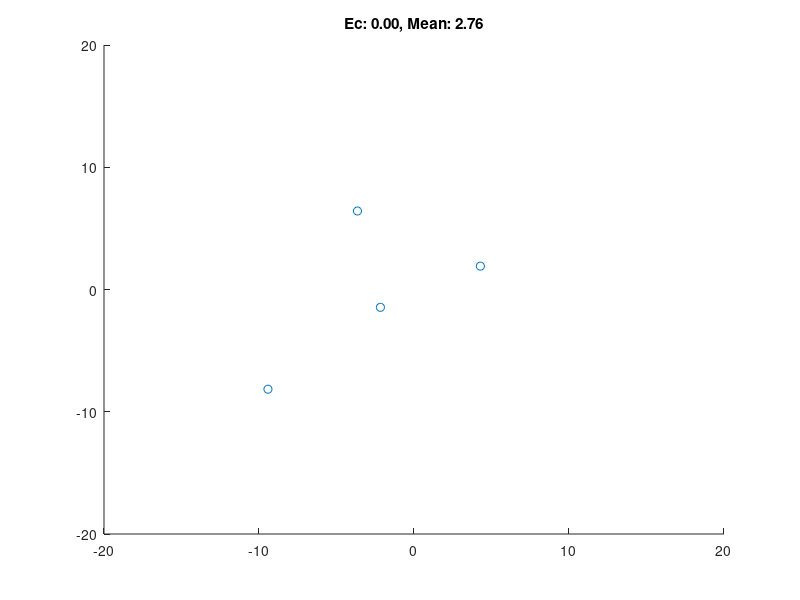

Reproduce this figure in MATLAB. (Note: this script raises an error after producing the figure.)
%% 2D acc
clf
N = 20;
speed = 1;
alpha = 1*speed;
beta = 0.02*speed;

dims = 2;
n_bodies = 4;

P = (rand([n_bodies,dims])-0.5)*2*10;
dP = zeros([n_bodies,dims]);

% P = [10,0;0,-10;-10,0;0,10]+rand([n_bodies,dims])*5;
% dP = [0,-1;-1,0;0,1;1,0]/6;

% P = [0,10;0,-10;0,5;0,-5]+(rand([n_bodies,dims])-0.5)*0.1;
% dP = [3,0;-3,0;1,0;-1,0]/10;

ctr = mean(P);
while 1==1
    clf
    if dims == 2
        scatter(P(:,1),P(:,2),'red')
        xlim([-N N]);
        ylim([-N N]);
        hold on;
        quiver(P(:,1),P(:,2),dP(:,1),dP(:,2),'red')
    else
        scatter3(P(:,1),P(:,2),P(:,3),'red')
        xlim([-N N]);
        ylim([-N N]);
        zlim([-N N]);
        hold on;
        quiver3(P(:,1),P(:,2),P(:,3),dP(:,1),dP(:,2),dP(:,3),'red')
    end
    title(sprintf('Ec: %.2f, Mean: %.2f', sum(sqrt(sum(dP.^2,2))),sqrt(sum(mean(P,1).^2))));
    g = grad(P);
    dP = dP + g*beta;
    P = P + dP*alpha;
    pause(0.0001)
end

% Functions

% 2D
function dP = grad(P)
    dP = grad1(P);
end

function dP = grad1(P)
    dP = zeros(size(P));

    for i = 1:size(P,1)
        auxP = P-P(i,:);
        auxP(i,:) = [];
        mods2 = sum(auxP.^2,2);
        dP(i,:) = sum(auxP./(mods2),1);
    end
end
